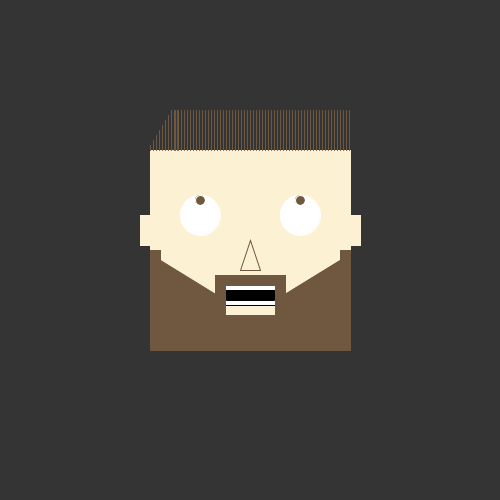
Frame 1 (no input)
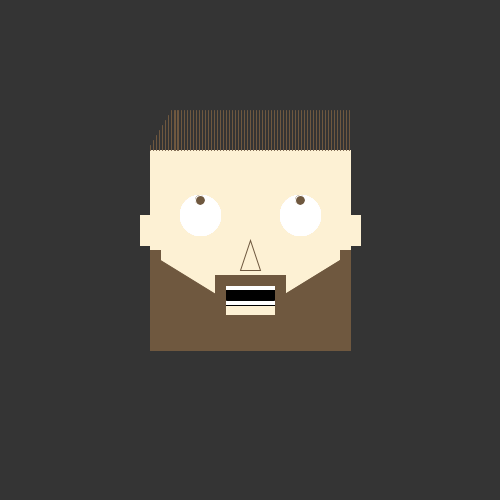
Frame 60 (the mouse pressed at the canvas centre just before this capture)
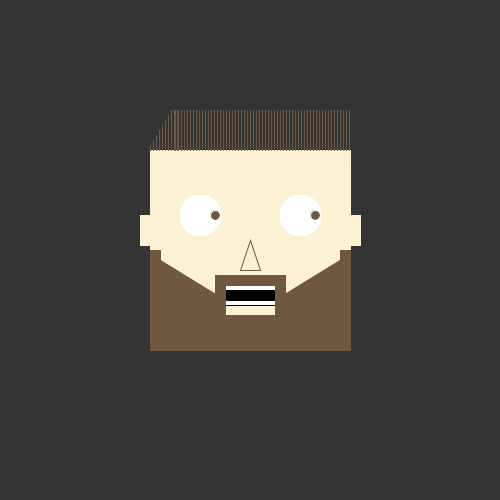
Frame 120 (the mouse held since frame 60 and released just before this capture)

The Processing sketch that drew these frames (run headless with seeded random() and noise(); from frame 60 on, the mouse is pressed at the canvas centre):

// Processing sketch: portrait
// ── portrait.pde
void setup() {  // setup() runs once
  size(500, 500);
  frameRate(30);
  background(52);
  stroke(253, 241, 212);
  fill(253, 241, 212);
  rect(150,150,200,200);
  drawHair();
  drawFace();
}
void mouseClicked() {
  println(mouseX,mouseY);
} 
void drawHair(){
  //Draw lines for hair on top of head
  int y = 150;
  int yLowerLimit = 110;
  //y value for line in pixels
  for (int j = 150;j<178;j=j+3){
    stroke(111, 88, 63);
    if(y<yLowerLimit){
      y=yLowerLimit;
    }else{
      y=y-5;
      if(y<yLowerLimit){
       y=yLowerLimit; 
      }
    }
    line(j,150,j,y);
  }
  for (int i = 175; i < 351; i = i+3) {
    stroke(111, 88, 63);
    line(i, 150, i, yLowerLimit);
  }
}
void draw(){
  int leftX = 200;
  int rightX = 300;
  int y = 215;
  
  int eyeWidth =40;
  int eyeHeight = 40;
  
  if(mouseX<250&&mouseY>150&&mouseY<350){
    leftX = 185;
    rightX = 285;
  }else if(mouseX>=250&&mouseY>150&&mouseY<350){
    leftX = 215;
    rightX = 315;
  }else if(mouseY<150){
    y = 200;
  }else if(mouseY>250){
    y = 230;
  }
  //int yLook = 215;
  //int leftX = 300;
  //int rightX = 200;
  
  //Left Eye
  fill(255);
  stroke(255);
  ellipse(200,215,eyeWidth,eyeHeight);
  fill(111, 88, 63);
  ellipse(leftX,y,10,10);
  //Right Eye
  fill(255);
  stroke(255);
  ellipse(300,215,eyeWidth,eyeHeight);
  fill(111, 88, 63);
  ellipse(rightX,y,10,10); 
  
  
}
void drawFace(){

  //Mouth
  fill(0);
  stroke(0);
  rect(225,285,50,20);
  //Teeth
  fill(255);
  rect(225,285,50,5);
  rect(225,300,50,5);
  
  //Nose
  stroke(111, 88, 63);
  fill(253, 241, 212);
  //fill(0);
  //triangle(30, 75, 58, 20, 86, 75);
  triangle(250,240,240,270,260,270);
  
  //Beard
  fill(111, 88, 63);
  //Moustache
  rect(215,275,70,10);
  rect(215,275,10,75);
  rect(275,275,10,75);
  //Sides
  rect(150,250,10,100);
  rect(340,250,10,100);
  rect(160,300,60,20);
  rect(280,300,60,20);
  //Side Triangles
  triangle(160,260,160,300,225,300);
  triangle(340,260,340,300,275,300);
  //Bottom
  rect(150,315,200,35);
  
  //Ears
  stroke(253, 241, 212);
  fill(253, 241, 212);
  rect(140,215,10,30);
  rect(350,215,10,30);
}
